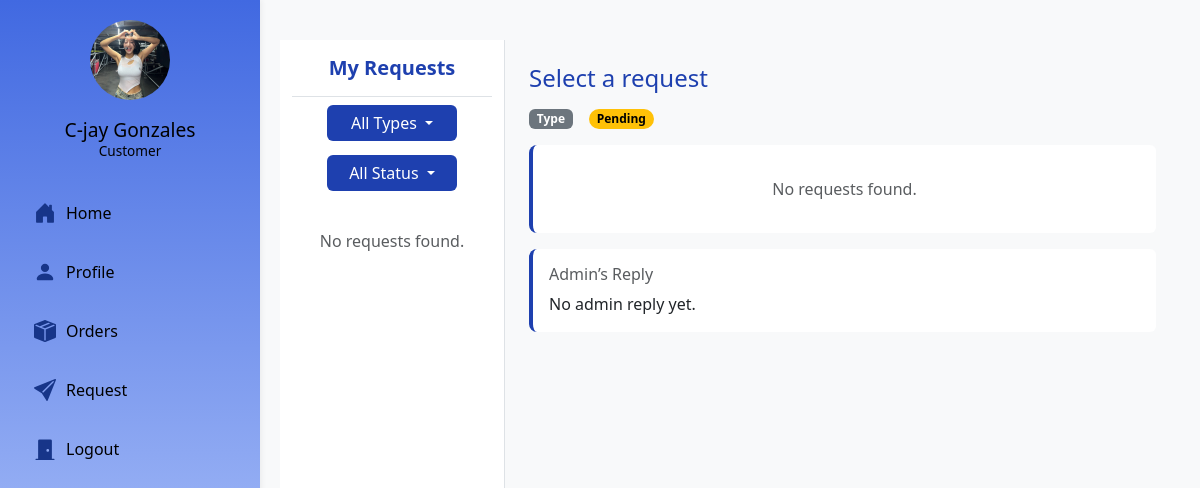
The app's page /user/request.php (signed in) with its own data.
### tables this page shows
CREATE TABLE `users` (
  `user_id` int(11) NOT NULL,
  `username` varchar(50) DEFAULT NULL,
  `email` varchar(100) NOT NULL,
  `password` varchar(255) DEFAULT NULL,
  `first_name` varchar(50) NOT NULL,
  `middle_name` varchar(50) NOT NULL,
  `last_name` varchar(50) NOT NULL,
  `gender` varchar(20) NOT NULL DEFAULT 'Prefer not to say',
  `date_of_birth` date DEFAULT NULL,
  `is_verified` tinyint(1) NOT NULL DEFAULT 0,
  `contact_number` varchar(15) NOT NULL,
  `address` text NOT NULL,
  `created_at` datetime NOT NULL DEFAULT current_timestamp(),
  `updated_at` timestamp NOT NULL DEFAULT current_timestamp() ON UPDATE current_timestamp(),
  `isActive` tinyint(1) NOT NULL,
  `verification_token` varchar(64) NOT NULL,
  `token_created_at` datetime NOT NULL DEFAULT current_timestamp(),
  `profile_image` varchar(255) DEFAULT NULL,
  `province_id` int(11) DEFAULT NULL,
  `city_id` int(11) DEFAULT NULL,
  `barangay_id` int(11) DEFAULT NULL,
  `reset_token` varchar(64) DEFAULT NULL,
  `forgot_token_expires` datetime DEFAULT NULL
);

### auth/auth.php (called while the page is built, shortened)
<?php
      $pdo = connect();
      $stmt = $pdo->prepare("SELECT * FROM users WHERE user_id = :id LIMIT 1");
      $stmt->execute([':id' => $_SESSION['user_id']]);
      $user = $stmt->fetch(PDO::FETCH_ASSOC);
?>

### user/request.php (the view, shortened to what this page needs)
<?php
include('../includes/user-sidebar.php');
$type = isset($_GET['type']) ? trim($_GET['type']) : null;
$status = isset($_GET['status']) ? trim($_GET['status']) : null;
$user_id = $_SESSION['user_id'];
$sql = "SELECT request_id, request_type, subject, message, status, created_at, admin_response, user_seen_reply FROM customer_request WHERE user_id = :user_id";
$requestFilter = [':user_id'=>$user_id];
$stmtRequest = $pdo->prepare($sql);
$stmtRequest->execute($requestFilter);
$requests = $stmtRequest->fetchAll(PDO::FETCH_ASSOC);
$currentType = $type ? ucfirst(str_replace("_", " ", $type)) : "All Types";
$currentStatus = $status ? ucfirst(str_replace("-", " ", $status)) : "All Status";
 ?>
 <!DOCTYPE html>
 <html lang="en" dir="ltr">
   <head>
     <link href="../bootstrap-5.3.8-dist/css/bootstrap.min.css" rel="stylesheet">
     <link rel="stylesheet" href="../assets/css/user-sidebar.css">
     <link rel="stylesheet" href="../assets/css/request.css">
   </head>
   <body>
     <div id="notifContainer" class="position-fixed top-0 end-0 p-3" style="z-index: 1055;"></div>
     <div class="main-content">
       <div class="container-fluid">
         <div class="row">
           <div class="col-12 col-md-4 col-lg-3 request-list bg-white">
             <h5 class="p-3 border-bottom text-center fw-bold" style="color: #1e40af;">My Requests</h5>
                    <div class="d-flex justify-content-center gap-2 mb-3">
                     <div class="dropdown">
                         <a class="btn btn-primary dropdown-toggle" id="typeButton" role="button"
                            data-bs-toggle="dropdown" aria-expanded="false">
                             <?= htmlspecialchars($currentType) ?>
                         </a>
                     </div>
                     <div class="dropdown">
                         <a class="btn btn-primary dropdown-toggle" id="statusButton" role="button"
                            data-bs-toggle="dropdown" aria-expanded="false">
                             <?= htmlspecialchars($currentStatus) ?>
                         </a>
                     </div>
                    </div>
                <div id="requestItemsContainer">
                    <?php if (empty($requests)): ?>
                        <div class="text-center text-muted p-3">No requests found.</div>
                    <?php endif; ?>
                </div>
               </div>
           <div class="col-12 col-md-8 col-lg-9 request-detail bg-light p-4">
              <h4 id="requestTitle" style="color: #1e40af;"class="mb-3">Select a request</h4>
              <div class="d-flex align-items-center gap-3 mb-3">
                <span id="requestType" class="badge bg-secondary text-capitalize">Type</span>
                    <span id="requestStatus" class="badge bg-warning text-dark text-capitalize">Pending</span>
                  </div>
              <div class="card">
                <div class="card-body">
                  <?php if (empty($requests)): ?>
                  <div class="text-center text-muted p-3">No requests found.</div>
                <?php endif; ?>
                </div>
              </div>
              <div class="card mt-3">
                <div class="card-body">
                  <h6 class="text-muted mb-2">Admin’s Reply</h6>
                    <p class="mb-0 text-body" id="adminReply">No admin reply yet.</p>
                </div>
              </div>
            </div>
         </div>
       </div>
     </div>
   </body>
 </html>

### includes/user-sidebar.php (shortened to what this page needs)
<?php require_once __DIR__ .'/../auth/auth.php';
$profileImage = !empty($user['profile_image'])
    ? "../assets/profile-pics/" . htmlspecialchars($user['profile_image'])
    : "../assets/images/default.png";
?>
      <aside class="sidebar" id="sidebar">
      <div class="profile text-center">
          <img src="<?php echo $profileImage; ?>"
               alt="User Avatar"
               class="avatar">
          <h2 class="username mt-2">
              <?php echo htmlspecialchars($user['first_name'] . ' ' . $user['last_name']); ?>
          </h2>
          <p class="role">Customer</p>
      </div>
      <nav class="sidebar-nav">
          <ul>
              <li>  <a href="../pages/index.php"><img src="../assets/svg/home.svg" alt="home icon"> Home</a></li>
              <li>  <a href="profile.php"><img src="../assets/svg/profile.svg" alt="profile icon"> Profile</a></li>
              <li>  <a href="../user/order-history.php"><img src="../assets/svg/orders.svg" alt="orders icon"> Orders</a></li>
              <li>  <a href="../user/request.php"><img src="../assets/svg/request.svg" alt="request icon"> Request</a></li>
              <li>  <a href="../auth/logout.php"><img src="../assets/svg/logout.svg" alt="logout icon"> Logout</a></li>
          </ul>
      </nav>
    </aside>

### assets/css/user-sidebar.css (style rules this page uses)
.sidebar { width: 260px; min-height: 100vh; background-image: linear-gradient(to bottom, #4169E1, #C6D7FF); padding: 20px; box-shadow: 2px 0 5px rgba(0, 0, 0, 0.05); position: fixed; transition: transform 0.3s ease-in-out; z-index: 1500; }
.sidebar .profile { text-align: center; margin-bottom: 30px; }
.sidebar .avatar { width: 80px; height: 80px; border-radius: 50%; object-fit: cover; margin-bottom: 10px; }
.sidebar .username { font-size: 1.2rem; color: black; margin: 0; }
.sidebar .role { font-size: 0.85rem; color: black; }
.sidebar-nav ul { list-style: none; padding: 0; margin: 0; }
.sidebar-nav li { margin-bottom: 15px; }
.sidebar-nav a { display: flex; align-items: center; gap: 10px; text-decoration: none; color: black; font-weight: 500; padding: 10px 14px; border-radius: 8px; transition: all 0.2s ease-in-out; }
.sidebar-nav a img { width: 22px; height: 22px; filter: brightness(0) saturate(100%) invert(14%) sepia(78%) saturate(2603%) hue-rotate(219deg) brightness(92%) contrast(95%); transition: transform 0.2s ease, filter 0.2s ease; }
.main-content { margin-left: 260px; padding: 40px 20px; display: flex; justify-content: center; transition: all 0.3s ease; }

### assets/css/request.css (style rules this page uses)
body { background-color: #f8f9fa; }
.request-list { height: 100vh; overflow-y: auto; border-right: 1px solid #dee2e6; }
.btn-primary { background-color: #1e40af; border: none; }
.badge.bg-warning { background-color: #ffc107 !important; color: #000 !important; border-radius: 30px; }
.request-detail { padding: 20px; }
.card-body { border-radius: 8px; border-left: 4px solid rgb(30, 64, 175); }
.card { border: none; }
#notifContainer { position: fixed; top: 80px; right: 20px; z-index: 1055; width: 320px; }
@media (max-width: 1200px) { .request-list .d-flex { flex-wrap: wrap !important; justify-content: center !important; } }
@media (max-width: 1200px) { .request-list .dropdown .btn { min-width: 130px; margin-bottom: 6px; } }

### records on screen
users: profile_image (picture), first_name+last_name "C-jay Gonzales"

### other values on screen
$currentType "All Types"
$currentStatus "All Status"
